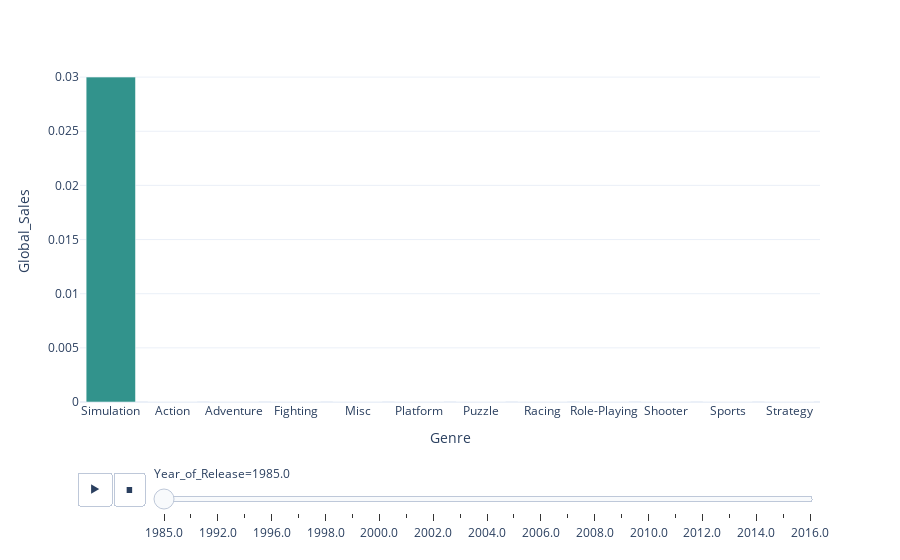

Notebook cell for this chart:
### Code cell
sales = df1.dropna(subset=['Year_of_Release'], how='all')
sales['Year_of_Release'] = sales['Year_of_Release'].astype(str)
sales = sales.sort_values(by=['Year_of_Release'])

genre = list(sales['Genre'].value_counts().index)
year = list(sales['Year_of_Release'].value_counts().sort_index().index)


d = {}
p = []
y = []


for i in genre:
  for j in year:
        p.append(i)
        y.append(j)

d['Genre'] = p
d['Year_of_Release'] = y

scratch = pd.DataFrame(d)
scratch['Global_Sales'] = 0


sales = sales.loc[:,['Genre', 'Year_of_Release', 'Global_Sales']]

final = pd.concat([sales,scratch])
final = final.sort_values(by=['Year_of_Release'])

finalx = pd.DataFrame(final.groupby(['Genre', 'Year_of_Release'])['Global_Sales'].sum())
finalx = finalx.reset_index()

fig = px.bar(
    data_frame=finalx,
    y='Global_Sales',
    x='Genre',
    animation_frame='Year_of_Release', template="plotly_white", color_discrete_sequence=['rgb(50, 147, 140)']).update_xaxes(categoryorder="total descending")

fig.show()

### Figure 1 — Plotly figure (JSON) as saved in the notebook; plotly's stock layout.template omitted (floating-point values rounded to 4 significant figures)
{"data": [{"alignmentgroup": "True", "hovertemplate": "Year_of_Release=1985.0<br>Genre=%{x}<br>Global_Sales=%{y}<extra></extra>", "legendgroup": "", "marker": {"color": "rgb(50, 147, 140)", "pattern": {"shape": ""}}, "name": "", "offsetgroup": "", "orientation": "v", "showlegend": false, "textposition": "auto", "type": "bar", "x": ["Action", "Adventure", "Fighting", "Misc", "Platform", "Puzzle", "Racing", "Role-Playing", "Shooter", "Simulation", "Sports", "Strategy"], "xaxis": "x", "y": [0, 0, 0, 0, 0, 0, 0, 0, 0, 0.03, 0, 0], "yaxis": "y"}], "layout": {"barmode": "relative", "legend": {"tracegroupgap": 0}, "margin": {"t": 60}, "sliders": [{"active": 0, "currentvalue": {"prefix": "Year_of_Release="}, "len": 0.9, "pad": {"b": 10, "t": 60}, "steps": [{"args": [["1985.0"], {"frame": {"duration": 0, "redraw": true}, "fromcurrent": true, "mode": "immediate", "transition": {"duration": 0, "easing": "linear"}}], "label": "1985.0", "method": "animate"}, {"args": [["1988.0"], {"frame": {"duration": 0, "redraw": true}, "fromcurrent": true, "mode": "immediate", "transition": {"duration": 0, "easing": "linear"}}], "label": "1988.0", "method": "animate"}, {"args": [["1992.0"], {"frame": {"duration": 0, "redraw": true}, "fromcurrent": true, "mode": "immediate", "transition": {"duration": 0, "easing": "linear"}}], "label": "1992.0", "method": "animate"}, {"args": [["1994.0"], {"frame": {"duration": 0, "redraw": true}, "fromcurrent": true, "mode": "immediate", "transition": {"duration": 0, "easing": "linear"}}], "label": "1994.0", "method": "animate"}, {"args": [["1996.0"], {"frame": {"duration": 0, "redraw": true}, "fromcurrent": true, "mode": "immediate", "transition": {"duration": 0, "easing": "linear"}}], "label": "1996.0", "method": "animate"}, {"args": [["1997.0"], {"frame": {"duration": 0, "redraw": true}, "fromcurrent": true, "mode": "immediate", "transition": {"duration": 0, "easing": "linear"}}], "label": "1997.0", "method": "animate"}, {"args": [["1998.0"], {"frame": {"duration": 0, "redraw": true}, "fromcurrent": true, "mode": "immediate", "transition": {"duration": 0, "easing": "linear"}}], "label": "1998.0", "method": "animate"}, {"args": [["1999.0"], {"frame": {"duration": 0, "redraw": true}, "fromcurrent": true, "mode": "immediate", "transition": {"duration": 0, "easing": "linear"}}], "label": "1999.0", "method": "animate"}, {"args": [["2000.0"], {"frame": {"duration": 0, "redraw": true}, "fromcurrent": true, "mode": "immediate", "transition": {"duration": 0, "easing": "linear"}}], "label": "2000.0", "method": "animate"}, {"args": [["2001.0"], {"frame": {"duration": 0, "redraw": true}, "fromcurrent": true, "mode": "immediate", "transition": {"duration": 0, "easing": "linear"}}], "label": "2001.0", "method": "animate"}, {"args": [["2002.0"], {"frame": {"duration": 0, "redraw": true}, "fromcurrent": true, "mode": "immediate", "transition": {"duration": 0, "easing": "linear"}}], "label": "2002.0", "method": "animate"}, {"args": [["2003.0"], {"frame": {"duration": 0, "redraw": true}, "fromcurrent": true, "mode": "immediate", "transition": {"duration": 0, "easing": "linear"}}], "label": "2003.0", "method": "animate"}, {"args": [["2004.0"], {"frame": {"duration": 0, "redraw": true}, "fromcurrent": true, "mode": "immediate", "transition": {"duration": 0, "easing": "linear"}}], "label": "2004.0", "method": "animate"}, {"args": [["2005.0"], {"frame": {"duration": 0, "redraw": true}, "fromcurrent": true, "mode": "immediate", "transition": {"duration": 0, "easing": "linear"}}], "label": "2005.0", "method": "animate"}, {"args": [["2006.0"], {"frame": {"duration": 0, "redraw": true}, "fromcurrent": true, "mode": "immediate", "transition": {"duration": 0, "easing": "linear"}}], "label": "2006.0", "method": "animate"}, {"args": [["2007.0"], {"frame": {"duration": 0, "redraw": true}, "fromcurrent": true, "mode": "immediate", "transition": {"duration": 0, "easing": "linear"}}], "label": "2007.0", "method": "animate"}, {"args": [["2008.0"], {"frame": {"duration": 0, "redraw": true}, "fromcurrent": true, "mode": "immediate", "transition": {"duration": 0, "easing": "linear"}}], "label": "2008.0", "method": "animate"}, {"args": [["2009.0"], {"frame": {"duration": 0, "redraw": true}, "fromcurrent": true, "mode": "immediate", "transition": {"duration": 0, "easing": "linear"}}], "label": "2009.0", "method": "animate"}, {"args": [["2010.0"], {"frame": {"duration": 0, "redraw": true}, "fromcurrent": true, "mode": "immediate", "transition": {"duration": 0, "easing": "linear"}}], "label": "2010.0", "method": "animate"}, {"args": [["2011.0"], {"frame": {"duration": 0, "redraw": true}, "fromcurrent": true, "mode": "immediate", "transition": {"duration": 0, "easing": "linear"}}], "label": "2011.0", "method": "animate"}, {"args": [["2012.0"], {"frame": {"duration": 0, "redraw": true}, "fromcurrent": true, "mode": "immediate", "transition": {"duration": 0, "easing": "linear"}}], "label": "2012.0", "method": "animate"}, {"args": [["2013.0"], {"frame": {"duration": 0, "redraw": true}, "fromcurrent": true, "mode": "immediate", "transition": {"duration": 0, "easing": "linear"}}], "label": "2013.0", "method": "animate"}, {"args": [["2014.0"], {"frame": {"duration": 0, "redraw": true}, "fromcurrent": true, "mode": "immediate", "transition": {"duration": 0, "easing": "linear"}}], "label": "2014.0", "method": "animate"}, {"args": [["2015.0"], {"frame": {"duration": 0, "redraw": true}, "fromcurrent": true, "mode": "immediate", "transition": {"duration": 0, "easing": "linear"}}], "label": "2015.0", "method": "animate"}, {"args": [["2016.0"], {"frame": {"duration": 0, "redraw": true}, "fromcurrent": true, "mode": "immediate", "transition": {"duration": 0, "easing": "linear"}}], "label": "2016.0", "method": "animate"}], "x": 0.1, "xanchor": "left", "y": 0, "yanchor": "top"}], "updatemenus": [{"buttons": [{"args": [null, {"frame": {"duration": 500, "redraw": true}, "fromcurrent": true, "mode": "immediate", "transition": {"duration": 500, "easing": "linear"}}], "label": "&#9654;", "method": "animate"}, {"args": [[null], {"frame": {"duration": 0, "redraw": true}, "fromcurrent": true, "mode": "immediate", "transition": {"duration": 0, "easing": "linear"}}], "label": "&#9724;", "method": "animate"}], "direction": "left", "pad": {"r": 10, "t": 70}, "showactive": false, "type": "buttons", "x": 0.1, "xanchor": "right", "y": 0, "yanchor": "top"}], "xaxis": {"anchor": "y", "categoryorder": "total descending", "domain": [0, 1], "title": {"text": "Genre"}}, "yaxis": {"anchor": "x", "domain": [0, 1], "title": {"text": "Global_Sales"}}}}
